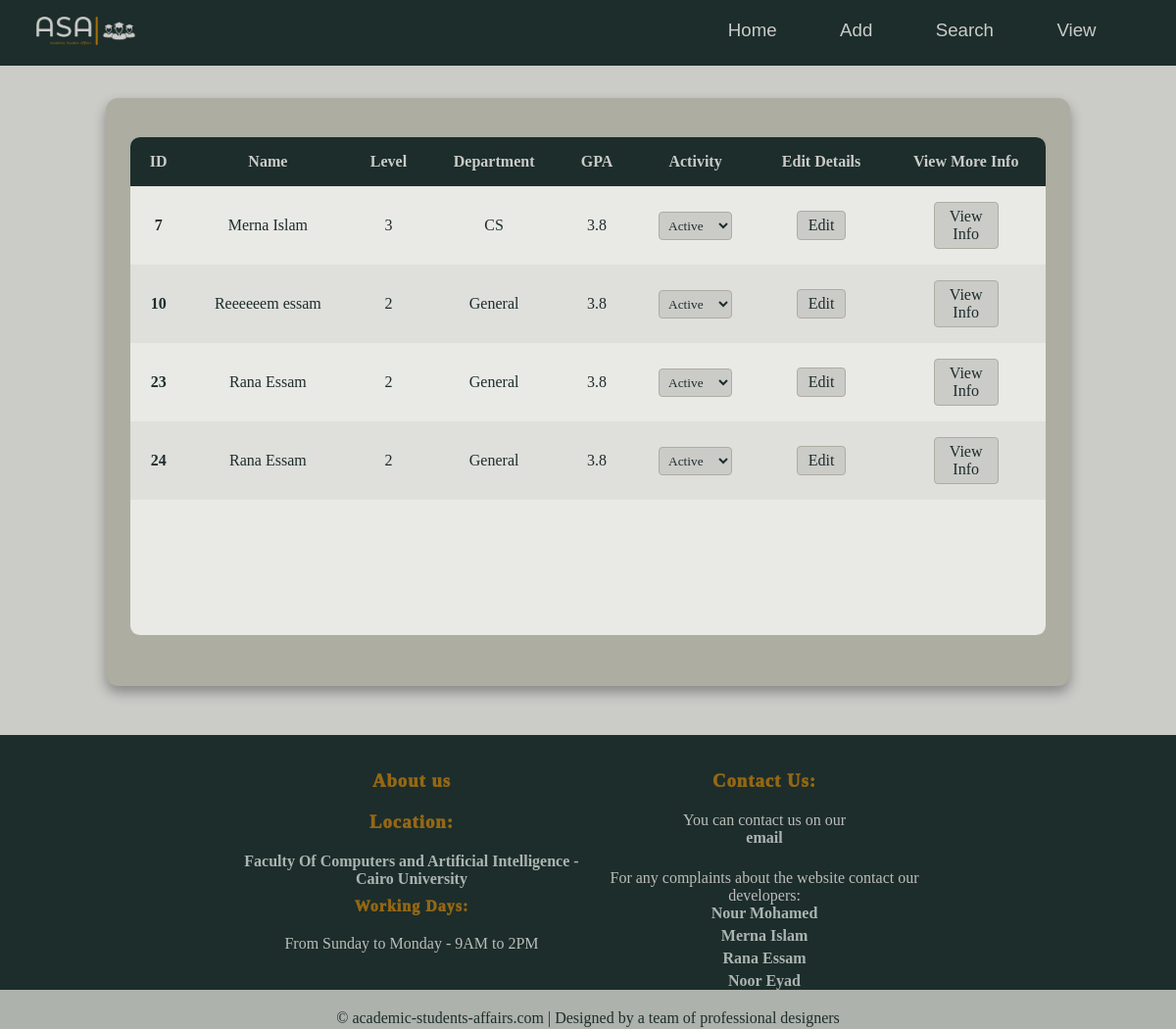
The page /allstudents/ on the database as committed earlier.
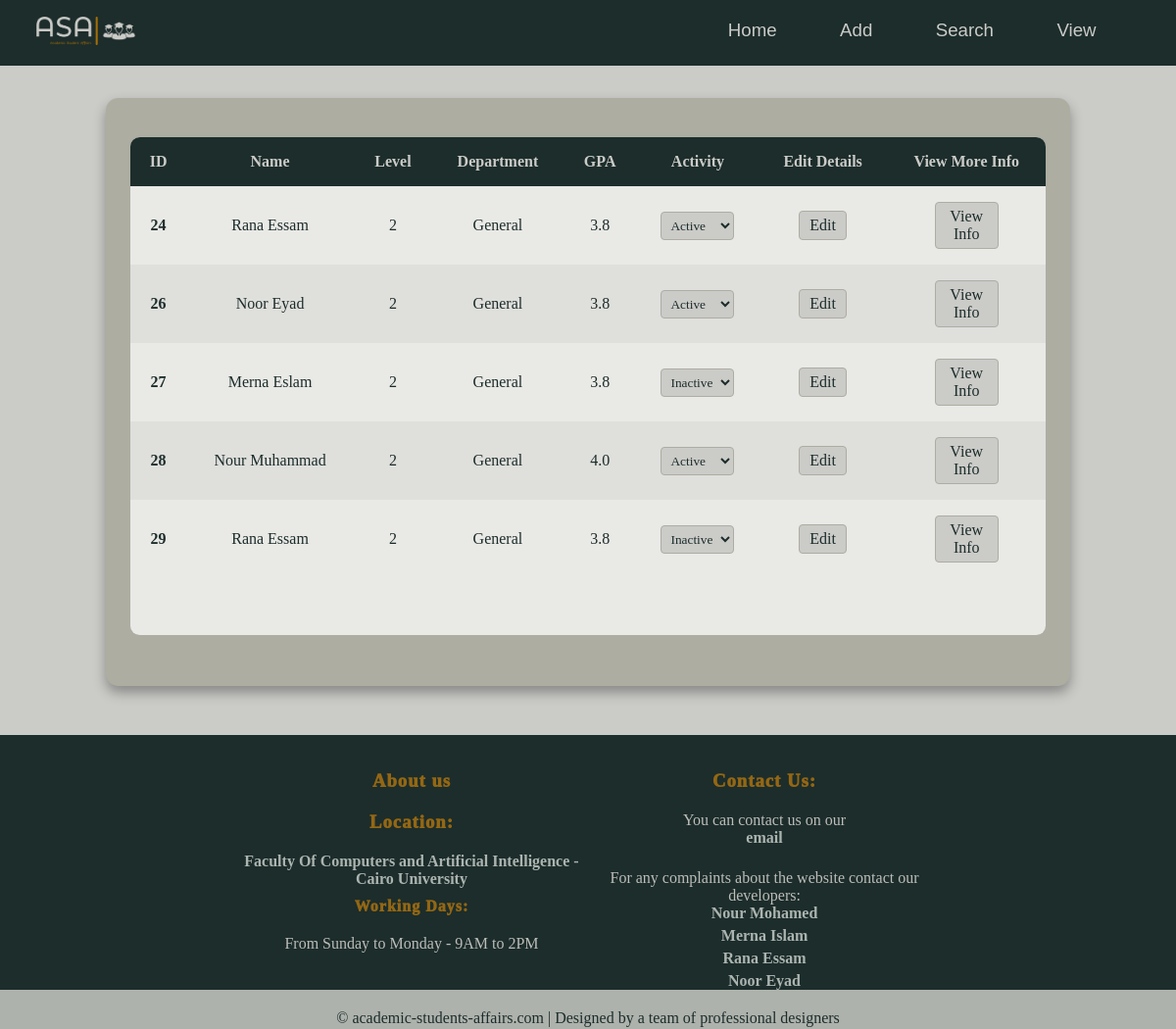
The same page on the database as committed later.
### students/models.py (models this page shows)
class Member(models.Model):
    firstname = models.CharField(max_length=255)
    lastname = models.CharField(max_length=255)
    email = models.CharField(max_length = 50)
    phone = models.CharField(max_length=15)
    gpa = models.FloatField()
    level = models.IntegerField()
    birthdate = models.DateField()
    gender = models.CharField(max_length=6)
    dep = models.CharField(max_length= 10,  default='General')
    state = models.BooleanField(default= False)

### students/views.py (the view, shortened to what this page needs)
# urls.py: path('allstudents/', views.allstudents, name='allstudents'),
def allstudents(request):
  mymember = Member.objects.all()
  template = loader.get_template('view_student_screen.html')
  context = {
    'students': mymember,
  }
  return HttpResponse(template.render(context, request))

### students/templates/view_student_screen.html (shortened to what this page needs)
{% extends "master.html" %}
{% load static %}
{% block stylesheet %}
<link rel="stylesheet" href="{% static 'view_student_screen.css' %}">
{% endblock %}
{% block content%}
    <main class="table">
        <section class="table_body">
            <table>
                <thead>
                    <tr>
                        <th>ID</th>
                        <th>Name</th>
                        <th>Level</th>
                        <th>Department</th>
                        <th>GPA</th>
                        <th>Activity</th>
                        <th>Edit Details</th>
                        <th>View More Info</th>
                    </tr>
                </thead>
                <tbody id="table">
                    {% for std in students %}
                     <tr>
                      <td><strong>{{std.id}}</strong></td>
                      <td>{{std.firstname}} {{std.lastname}}</td>
                      <td>{{std.level}}</td>
                      <td>{{std.dep}}</td>
                      <td>{{std.gpa}}</td>
                      <td>
                       <form method = "POST" id ={{std.id}} onsubmit = "login()" >
                     <select class="dropdown" name="state"  onchange = "this.form.submit()" >
                              <option value ="1"{%if std.state%}selected {%endif%} >Active</option>
                              <option value = "2"{%if not std.state%}selected {%endif%} >Inactive</option>
                          </select>
                        </form>
                      </td>
                      <td><a class="button"  href="../editStudent/{{std.id}}"><button type="button">Edit</button></a></td>
                      <td><a class="button" href="../studentInfo/{{std.id}}"><button type="button">View Info</button></a></td>
                  </tr>
                  {% endfor %}
                </tbody>
            </table>
        </section>
    </main>
{%endblock%}

Rows that differ between the two databases and show on the page:
removed Member: id "7", firstname "Merna", lastname "Islam", level "3", dep "CS", gpa "3.8", state "Active"
removed Member: id "10", firstname "Reeeeeem", lastname "essam", level "2", dep "General", gpa "3.8", state "Active"
removed Member: id "23", firstname "Rana", lastname "Essam", level "2", dep "General", gpa "3.8", state "Active"
added Member: id "26", firstname "Noor", lastname "Eyad", level "2", dep "General", gpa "3.8", state "Active"
added Member: id "27", firstname "Merna", lastname "Eslam", level "2", dep "General", gpa "3.8", state "Inactive"
added Member: id "28", firstname "Nour", lastname "Muhammad", level "2", dep "General", gpa "4.0", state "Active"
added Member: id "29", firstname "Rana", lastname "Essam", level "2", dep "General", gpa "3.8", state "Inactive"
